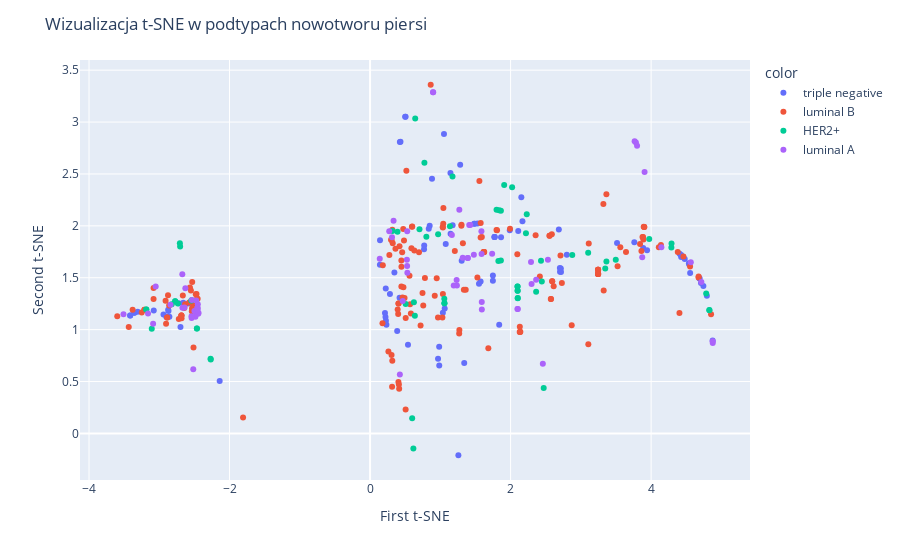

Here is the notebook cell this chart was saved with:
### Code cell
import plotly.graph_objects as go
import plotly.io as pio
fig = px.scatter(x=X_train_tsne[:, 0], y=X_train_tsne[:, 1], color=y_train)
fig.update_layout(
    title="Wizualizacja t-SNE w podtypach nowotworu piersi",
    xaxis_title="First t-SNE",
    yaxis_title="Second t-SNE"
)
fig.show()

pio.write_image(fig, 't-sne.png', format='png')
